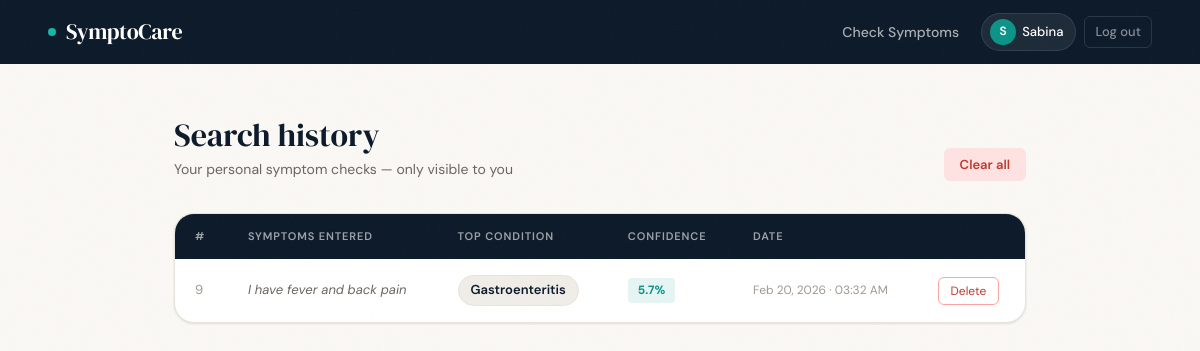
The app's page /history (signed in) with its own data.
### app.py (models this page shows)
class SearchHistory(db.Model):
    __tablename__ = 'search_history'
    id             = db.Column(db.Integer, primary_key=True)
    user_id        = db.Column(db.Integer, db.ForeignKey('users.id'), nullable=True)
    symptoms       = db.Column(db.String(500), nullable=False)
    top_prediction = db.Column(db.String(200))
    confidence     = db.Column(db.Float)
    alternatives   = db.Column(db.Text)
    timestamp      = db.Column(db.DateTime, default=datetime.utcnow, index=True)
    def confidence_pct(self):
        return f"{self.confidence * 100:.1f}%" if self.confidence is not None else "N/A"

### app.py (the view)
@app.route("/history")
@login_required
def history():
    page = request.args.get('page', 1, type=int)
    searches = (SearchHistory.query.filter_by(user_id=session['user_id'])
                .order_by(SearchHistory.timestamp.desc())
                .paginate(page=page, per_page=20, error_out=False))
    return render_template("history.html", searches=searches)

### app.py (called while the page is built)
def login_required(f):
    @wraps(f)
    def wrap(*a, **kw):
        if 'user_id' not in session:
            flash("Please log in.", "warning")
            return redirect(url_for('login'))
        return f(*a, **kw)
    return wrap

### templates/history.html (shortened to what this page needs)
<!DOCTYPE html>
<html lang="en">
<head>
  <link rel="stylesheet" href="{{ url_for('static', filename='style.css') }}">
</head>
<body>
  <nav class="navbar">
    <a href="{{ url_for('home') }}" class="navbar-brand" style="text-decoration:none;">
      <span class="dot"></span> SymptoCare
    </a>
    <div class="navbar-links">
      <a href="{{ url_for('predict') }}">Check Symptoms</a>
      <div class="navbar-user">
        <div class="avatar">{{ session.username[0].upper() }}</div>
        {{ session.username }}
      </div>
      <a href="{{ url_for('logout') }}" class="btn-logout">Log out</a>
    </div>
  </nav>
  <div class="history-layout">
    <div class="history-top">
      <div>
        <h1 style="font-size:32px;color:var(--navy);margin-bottom:4px;">Search history</h1>
        <p style="color:var(--text-muted);font-size:14px;">Your personal symptom checks — only visible to you</p>
      </div>
      {% if searches.items %}
      <form method="POST" action="{{ url_for('clear_history') }}" onsubmit="return confirm('Clear all history? This cannot be undone.');">
        <button type="submit" class="btn-danger">Clear all</button>
      </form>
      {% endif %}
    </div>
    {% if searches.items %}
    <div class="history-table-wrap">
      <table>
        <thead>
          <tr>
            <th>#</th>
            <th>Symptoms entered</th>
            <th>Top condition</th>
            <th>Confidence</th>
            <th>Date</th>
            <th></th>
          </tr>
        </thead>
        <tbody>
          {% for r in searches.items %}
          <tr>
            <td style="color:var(--text-light);font-size:13px;">{{ r.id }}</td>
            <td class="td-symptoms">{{ r.symptoms }}</td>
            <td><span class="disease-pill">{{ r.top_prediction or '—' }}</span></td>
            <td><span class="conf-badge">{{ r.confidence_pct() }}</span></td>
            <td class="td-time">{{ r.timestamp.strftime('%b %d, %Y · %I:%M %p') }}</td>
            <td>
              <form method="POST" action="{{ url_for('delete_history', rid=r.id) }}" onsubmit="return confirm('Delete this record?');">
                <button type="submit" class="btn-danger-sm">Delete</button>
              </form>
            </td>
          </tr>
          {% endfor %}
        </tbody>
      </table>
    </div>
    {% endif %}
  </div>
</body>
</html>

### static/style.css (style rules this page uses)
:root { --navy: #0d1b2a; --navy-mid: #1a2e45; --teal: #0d9488; --teal-light:#14b8a6; --cream: #faf8f4; --warm-gray: #f0ede8; --stone: #e8e3db; --text: #1c1917; --text-muted:#6b6560; --text-light:#a09890; --white: #ffffff; --danger: #c0392b; --warning-bg:#fffbeb; --warning-border:#f59e0b; --success: #0d9488; --radius-sm: 6px; --radius-md: 12px; --radius-lg: 20px; --shadow-sm: 0 1px 3px rgba(13,27,42,0.08), 0 1px 2px rgba(13,27,42,0.04); --shadow-md: 0 4px 16px rgba(13,27,42,0.10), 0 2px 6px rgba(13,27,42,0.06); --shadow-lg: 0 20px 60px rgba(13,27,42,0.14), 0 8px 24px rgba(13,27,42,0.08); }
*, *::before, *::after { box-sizing: border-box; margin: 0; padding: 0; }
html { scroll-behavior: smooth; }
body { font-family: 'DM Sans', system-ui, sans-serif; background: var(--cream); color: var(--text); font-size: 15px; line-height: 1.6; -webkit-font-smoothing: antialiased; }
body::before { content: ''; position: fixed; inset: 0; pointer-events: none; z-index: 9999; opacity: 0.4; }
h1, h2, h3 { font-family: 'DM Serif Display', Georgia, serif; font-weight: 400; line-height: 1.2; }
a { color: var(--teal); text-decoration: none; transition: color 0.2s; }
.navbar { background: var(--navy); padding: 0 48px; display: flex; align-items: center; justify-content: space-between; height: 64px; position: sticky; top: 0; z-index: 100; box-shadow: 0 1px 0 rgba(255,255,255,0.05); }
.navbar-brand { font-family: 'DM Serif Display', serif; font-size: 22px; color: var(--white); letter-spacing: -0.3px; display: flex; align-items: center; gap: 10px; }
.navbar-brand .dot { width: 8px; height: 8px; background: var(--teal-light); border-radius: 50%; display: inline-block; animation: pulse 2s ease-in-out infinite; }
.navbar-links { display: flex; align-items: center; gap: 8px; }
.navbar-links a { color: rgba(255,255,255,0.65); font-size: 14px; font-weight: 500; padding: 7px 14px; border-radius: var(--radius-sm); transition: all 0.2s; }
.navbar-user { display: flex; align-items: center; gap: 6px; background: rgba(255,255,255,0.07); border: 1px solid rgba(255,255,255,0.1); padding: 5px 12px 5px 8px; border-radius: 999px; color: var(--white); font-size: 13px; font-weight: 500; }
.navbar-user .avatar { width: 26px; height: 26px; background: var(--teal); border-radius: 50%; display: flex; align-items: center; justify-content: center; font-size: 12px; font-weight: 600; color: white; }
.btn-logout { color: rgba(255,255,255,0.5) !important; font-size: 13px !important; padding: 5px 10px !important; border: 1px solid rgba(255,255,255,0.12) !important; }
.btn-danger-sm { background: none; border: 1px solid #fca5a5; color: var(--danger); padding: 5px 12px; font-size: 12px; border-radius: var(--radius-sm); cursor: pointer; font-family: 'DM Sans', sans-serif; transition: all 0.2s; }
.btn-danger { background: #fee2e2; color: var(--danger); border: none; padding: 8px 16px; border-radius: var(--radius-sm); font-size: 13px; font-weight: 600; cursor: pointer; font-family: 'DM Sans', sans-serif; transition: background 0.2s; }
.history-layout { max-width: 900px; margin: 0 auto; padding: 52px 24px 80px; }
.history-top { display: flex; align-items: flex-end; justify-content: space-between; margin-bottom: 32px; gap: 16px; flex-wrap: wrap; }
.history-table-wrap { background: var(--white); border: 1px solid var(--stone); border-radius: var(--radius-lg); overflow: hidden; box-shadow: var(--shadow-sm); }
table { width: 100%; border-collapse: collapse; }
thead { background: var(--navy); }
th { padding: 14px 20px; text-align: left; font-size: 11px; font-weight: 600; letter-spacing: 0.08em; text-transform: uppercase; color: rgba(255,255,255,0.6); }
td { padding: 16px 20px; border-bottom: 1px solid var(--warm-gray); font-size: 14px; color: var(--text); vertical-align: middle; }
tr:last-child td { border-bottom: none; }
.td-symptoms { color: var(--text-muted); font-style: italic; max-width: 200px; font-size: 13px; }
.disease-pill { display: inline-block; background: var(--warm-gray); border: 1px solid var(--stone); color: var(--navy); padding: 4px 12px; border-radius: 999px; font-size: 13px; font-weight: 600; }
.conf-badge { display: inline-block; background: rgba(13,148,136,0.1); color: var(--teal); padding: 3px 10px; border-radius: 4px; font-size: 12px; font-weight: 700; }
.td-time { color: var(--text-light); font-size: 12px; white-space: nowrap; }

### records on screen
SearchHistory: id "9", symptoms "I have fever and back pain", top_prediction "Gastroenteritis", confidence_pct "5.7%", timestamp "Feb 20, 2026 · 03:32 AM"

### other values on screen
{{ session.username[0].upper() }} "S"
{{ session.username }} "Sabina"
